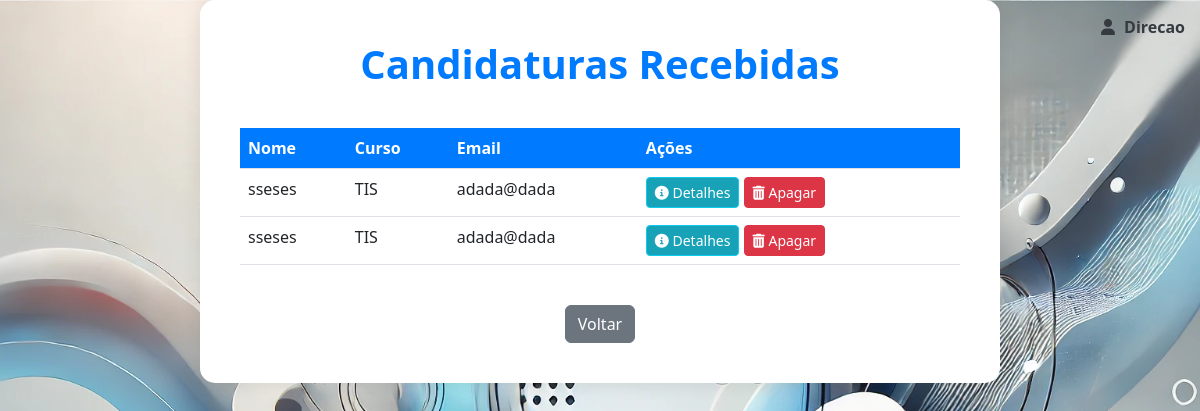
The page /candidaturas_list.php (signed in) on the database its author committed.
### tables this page shows
CREATE TABLE IF NOT EXISTS `candidaturas` (
  `id` int(11) NOT NULL AUTO_INCREMENT,
  `nome` varchar(255) NOT NULL,
  `email` varchar(255) NOT NULL,
  `telefone` varchar(15) NOT NULL,
  `data_nascimento` date NOT NULL,
  `curso` varchar(50) DEFAULT NULL,
  `documento_identificacao` longblob NOT NULL,
  `certificado_habilitacoes` longblob NOT NULL,
  `boletim_vacinas` longblob NOT NULL,
  `foto1` longblob NOT NULL,
  `foto2` longblob NOT NULL,
  `comprovativo_iban` longblob NOT NULL,
  `atestado_residencia` longblob NOT NULL,
  `declaracao_centro_emprego` longblob NOT NULL,
  `data_submissao` timestamp NOT NULL DEFAULT current_timestamp(),
  PRIMARY KEY (`id`)
);

### candidaturas_list.php (the view, shortened to what this page needs)
<?php
$host = 'localhost';
$db = 'escola';
$user = 'root';
$pass = '';
$conn = new mysqli($host, $user, $pass, $db);
$result = $conn->query("SELECT id, nome, curso, email FROM candidaturas");
?>
<!DOCTYPE html>
<html lang="pt">
<head>
    <link href="https://cdn.jsdelivr.net/npm/bootstrap@5.3.0-alpha1/dist/css/bootstrap.min.css" rel="stylesheet">
    <link rel="stylesheet" href="https://cdnjs.cloudflare.com/ajax/libs/font-awesome/6.0.0-beta3/css/all.min.css">
</head>
<body>
    <div class="container">
        <div class="user-info">
            <a href="perfil.php" style="text-decoration: none; color: inherit;">
                <i class="fas fa-user"></i> <?php echo $_SESSION['usuario']; ?>
            </a>
        </div>
        <h1>Candidaturas Recebidas</h1>
        <div class="table-container">
            <table class="table table-hover">
                <thead>
                    <tr>
                        <th>Nome</th>
                        <th>Curso</th>
                        <th>Email</th>
                        <th>Ações</th>
                    </tr>
                </thead>
                <tbody>
                    <?php if ($result->num_rows > 0): ?>
                        <?php while ($row = $result->fetch_assoc()): ?>
                            <tr>
                                <td><?php echo $row['nome']; ?></td>
                                <td><?php echo $row['curso']; ?></td>
                                <td><?php echo $row['email']; ?></td>
                                <td>
                                    <a href="candidatura_detalhes.php?id=<?php echo $row['id']; ?>" class="btn btn-info btn-sm">
                                        <i class="fas fa-info-circle"></i> Detalhes
                                    </a>
                                    <a href="apagar_candidatura.php?id=<?php echo $row['id']; ?>" class="btn btn-danger btn-sm" onclick="return confirm('Tem certeza que deseja apagar esta candidatura?');">
                                        <i class="fas fa-trash-alt"></i> Apagar
                                    </a>
                                </td>
                            </tr>
                        <?php endwhile; ?>
                    <?php else: ?>
                        <tr>
                            <td colspan="4" class="text-center">Nenhuma candidatura encontrada.</td>
                        </tr>
                    <?php endif; ?>
                </tbody>
            </table>
        </div>
        <div class="text-center mt-4">
            <a href="secretaria.php" class="btn btn-secondary">Voltar</a>
        </div>
    </div>
</body>
</html>

### candidaturas_list.php (style rules this page uses)
body { background-image: url('288fcce4-a3c6-4c51-9d4d-4e1b88817c3c.jpg'); background-size: cover; background-position: center; background-attachment: fixed; color: #343a40; font-family: 'Segoe UI', Tahoma, Geneva, Verdana, sans-serif; margin: 0; height: 100vh; }
.container { background-color: #ffffff; padding: 40px; border-radius: 15px; box-shadow: 0px 0px 20px rgba(0, 0, 0, 0.1); max-width: 800px; }
h1 { color: #007bff; font-weight: bold; text-align: center; margin-bottom: 20px; }
.table { margin-top: 20px; }
.table th { background-color: #007bff; color: #ffffff; }
.table td, .table th { border-color: #dee2e6; }
.btn-info { background-color: #17a2b8; color: #ffffff; }
.btn-danger { background-color: #dc3545; color: #ffffff; }
.user-info { position: absolute; top: 15px; right: 15px; display: flex; align-items: center; color: #343a40; font-weight: bold; }
.user-info i { margin-right: 5px; }
.table-container { overflow-x: auto; }

### rows shown on the page
candidaturas: nome "sseses", curso "TIS", email "adada@dada"
candidaturas: nome "sseses", curso "TIS", email "adada@dada"

### other values the page prints
$_SESSION['usuario'] "Direcao"
